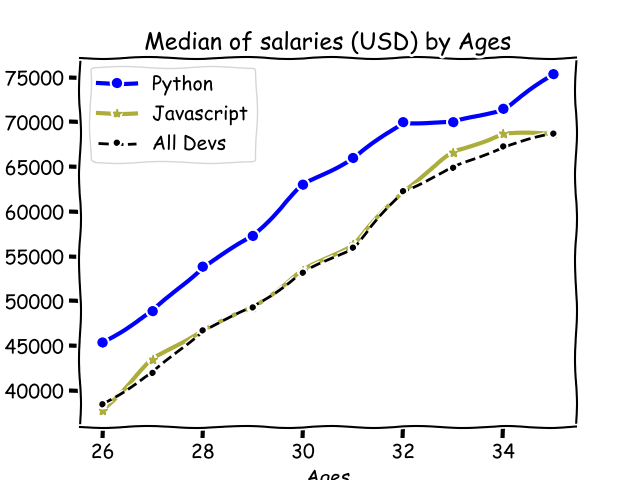

Source code (Python):
from matplotlib import pyplot as plt
#plt.style.use("ggplot")
#method for stlye of plot
plt.xkcd()
age_x = [26,27,28,29,30,31,32,33,34,35]

#python develpoer data
py_dev_y = [45372, 48876, 53850, 57287, 63016,65998,70003, 70000,71496, 75370]
plt.plot(age_x, py_dev_y, color ='b', marker ='o', linewidth=3, label = "Python")

#Javascript develpoer data
js_dev_y =[37810,43515,46823, 49293, 53437, 56373, 62375, 66674, 68745, 68746]
plt.plot(age_x, js_dev_y, color='#adad3b', marker='*', linewidth=3, label="Javascript")

dev_y = [38496,42000, 46752,49320,53200, 56000, 62316, 64928,67317, 68748]
plt.plot(age_x, dev_y, color ='k', linestyle='--', marker ='.', label="All Devs")

plt.xlabel("Ages")
plt.ylabel("Median of salaries (USD)")
plt.title("Median of salaries (USD) by Ages")
plt.legend()
plt.grid(True) # to show the grid view
plt.show()
plt.savefig("plot.png")
